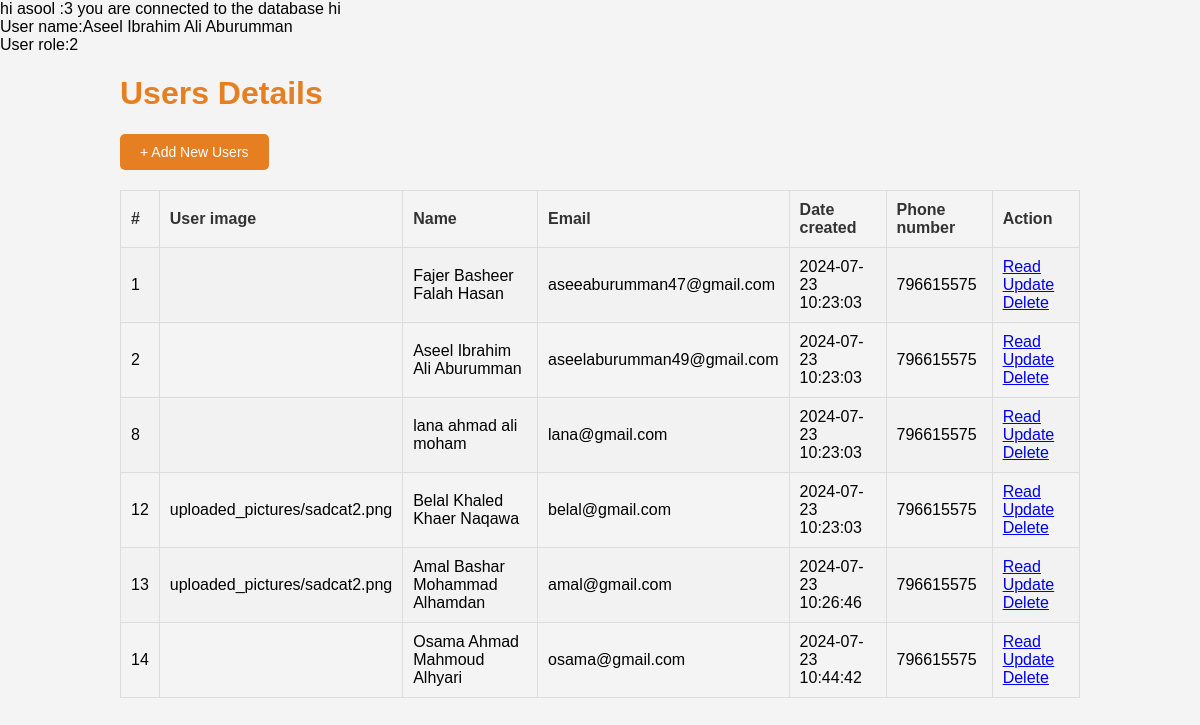
/admin_page.php (signed in), run on the app's committed database.
### tables this page shows
CREATE TABLE `users` (
  `users_id` int(11) NOT NULL,
  `Full_name` varchar(100) NOT NULL,
  `email` varchar(100) NOT NULL,
  `mobile` int(20) DEFAULT NULL,
  `password` varchar(255) NOT NULL,
  `role_id` int(200) DEFAULT NULL,
  `profile_picture` longblob DEFAULT NULL,
  `Date_created` timestamp NOT NULL DEFAULT current_timestamp()
);

### admin_page.php (the view, shortened to what this page needs)
<?php
include 'confeg.php';
if ($_SESSION['role_id'] == null) {
    echo "whaa_a_t are u ? who are u ? GeT OUT";
} elseif ($_SESSION['role_id'] == 1) {
    header("Location: user_page.php");
} elseif ($_SESSION['role_id'] == 2) {
    echo "hi   ", "<br />";
    echo "User name:", $_SESSION['Full_name'], "<br />";
    echo "User role:", $_SESSION['role_id'], "<br />";
}
$sql = "SELECT * FROM users";
$result = $conn->query($sql);
?>
<!DOCTYPE html>
<html lang="en">
<head>
</head>
<body>
    <div class="container">
        <h1>Users Details</h1>
        <a href="create.php" class="btn">+ Add New Users</a>
        <table>
            <tr>
                <th>#</th>
                <th>User image</th>
                <th>Name</th>
                <th>Email</th>
                <th>Date created</th>
                <th>Phone number</th>
                <th>Action</th>
            </tr>
            <?php while ($row = $result->fetch_assoc()) { ?>
                <tr>
                    <td><?php echo $row['users_id']; ?></td>
                    <td><?php echo $row['profile_picture']; ?></td>
                    <td><?php echo $row['Full_name']; ?></td>
                    <td><?php echo $row['email']; ?></td>
                    <td><?php echo $row['Date_created']; ?></td>
                    <td><?php echo $row['mobile']; ?></td>
                    <td>
                        <a href="read.php?id=<?php echo $row['users_id']; ?>">Read</a>
                        <a href="update.php?id=<?php echo $row['users_id']; ?>">Update</a>
                        <a href="delete.php?id=<?php echo $row['users_id']; ?>">Delete</a>
                    </td>
                </tr>
            <?php } ?>
        </table>
    </div>
</body>
</html>

### admin_page.php (style rules this page uses)
body { font-family: Arial, sans-serif; margin: 0; padding: 0; background-color: #f4f4f4; }
.container { width: 80%; margin: auto; overflow: hidden; }
h1 { color: #e67e22; }
table { width: 100%; margin-top: 20px; border-collapse: collapse; }
table, th, td { border: 1px solid #ddd; }
th, td { padding: 10px; text-align: left; }
th { background-color: #f4f4f4; color: #333; }
tr:nth-child(even) { background-color: #f2f2f2; }
.btn { display: inline-block; padding: 10px 20px; font-size: 14px; color: #fff; background-color: #e67e22; text-decoration: none; border-radius: 5px; }

### data on the page
users: users_id "1", Full_name "Fajer Basheer Falah Hasan", email "aseeaburumman47@gmail.com", Date_created "2024-07-23 10:23:03", mobile "796615575"
users: users_id "2", Full_name "Aseel Ibrahim Ali Aburumman", email "aseelaburumman49@gmail.com", Date_created "2024-07-23 10:23:03", mobile "796615575"
users: users_id "8", Full_name "lana ahmad ali moham", email "lana@gmail.com", Date_created "2024-07-23 10:23:03", mobile "796615575"
users: users_id "12", profile_picture "uploaded_pictures/sadcat2.png", Full_name "Belal Khaled Khaer Naqawa", email "belal@gmail.com", Date_created "2024-07-23 10:23:03", mobile "796615575"
users: users_id "13", profile_picture "uploaded_pictures/sadcat2.png", Full_name "Amal Bashar Mohammad Alhamdan", email "amal@gmail.com", Date_created "2024-07-23 10:26:46", mobile "796615575"
users: users_id "14", Full_name "Osama Ahmad Mahmoud Alhyari", email "osama@gmail.com", Date_created "2024-07-23 10:44:42", mobile "796615575"

### other printed values
$_SESSION['Full_name'] "Aseel Ibrahim Ali Aburumman"
$_SESSION['role_id'] "2"
